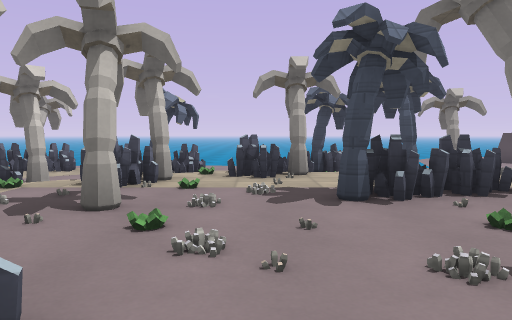
[1] (above)

24 first-person views from a walk through a Godot game level. The camera is 1.2 m above the floor, tilts 4° down and sees 70° across. The floor is counted in squares, 1.69 m on a side. Each view is taken from the middle of a square. On the plan, view 1 faces up. The plan holds only what a view shows up to about 11 squares ahead; the rest is blank. The place goes on beyond the plan. Characters and animated objects are left out. Some surface patterns are stand-ins.

[2]
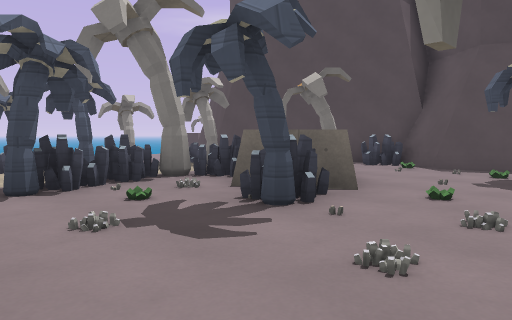

[3]
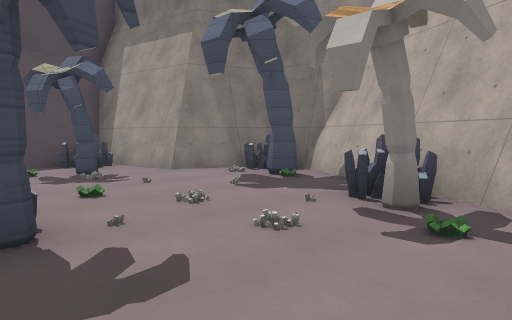

[4]
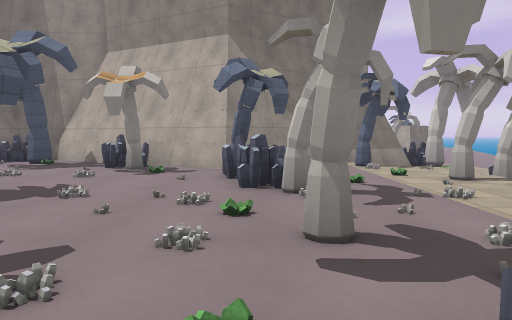

[5]
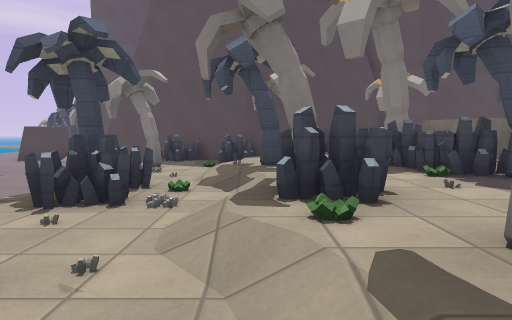

[6]
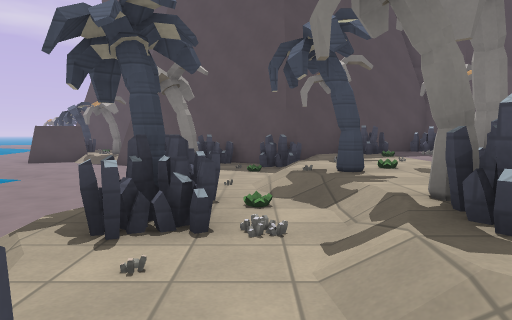

[7]
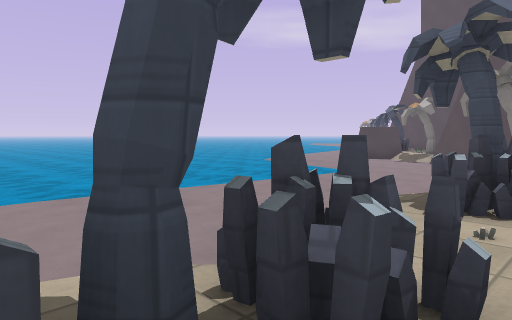

[8]
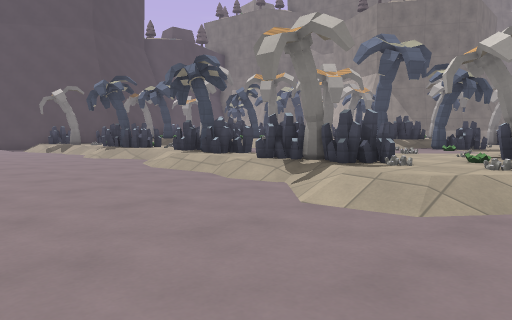

[9]
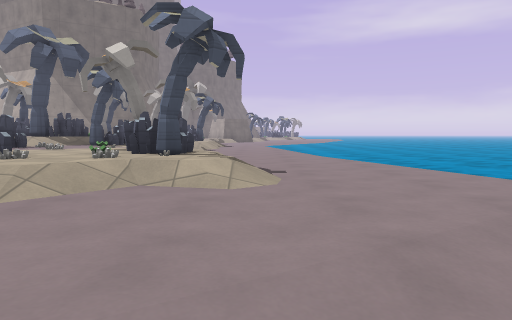

[10]
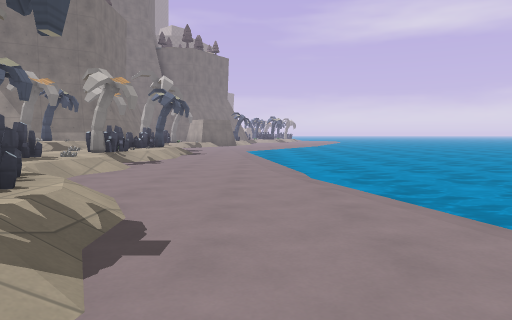

[11]
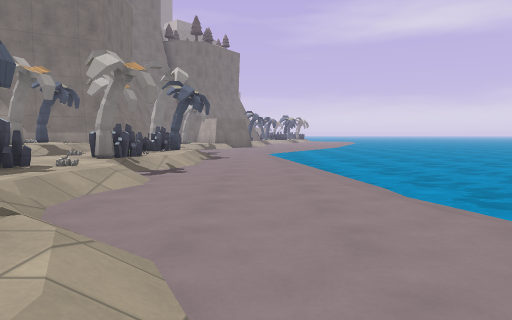

[12]
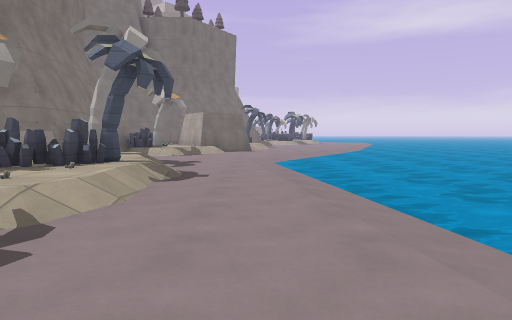

[13]
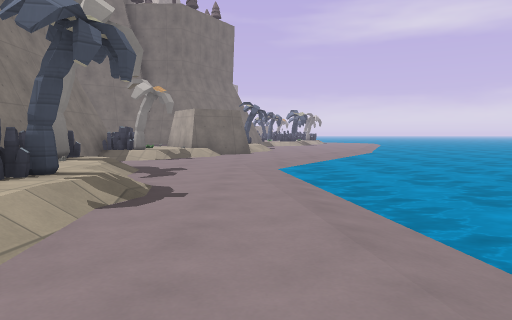

[14]
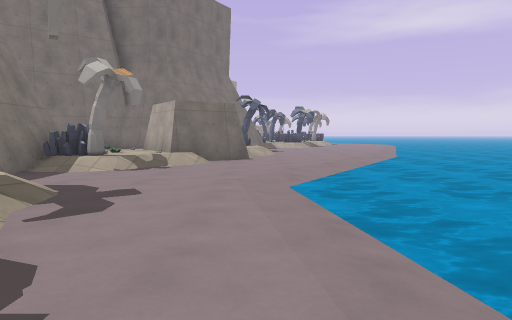

[15]
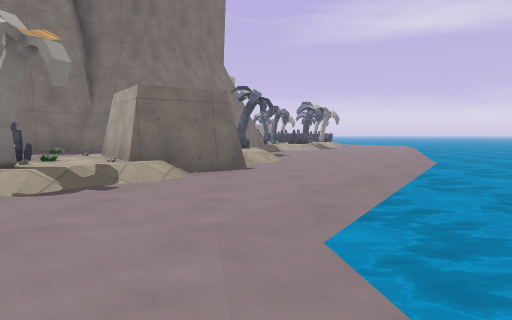

[16]
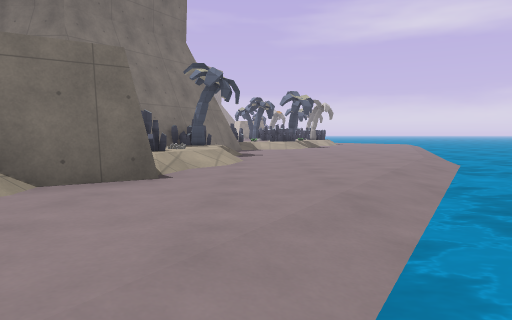

[17]
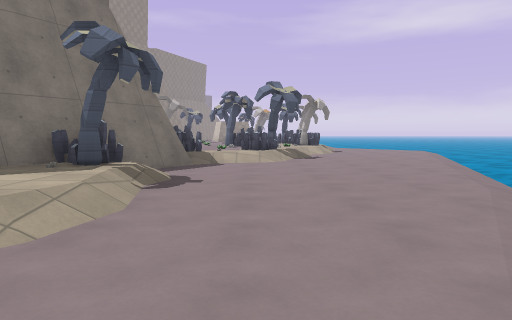

[18]
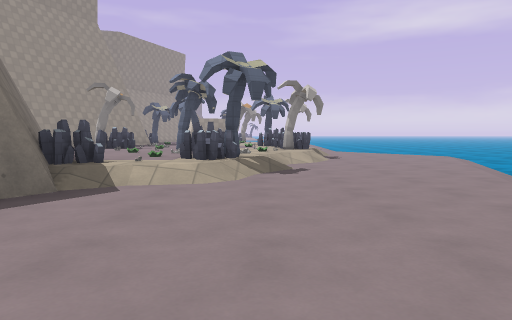

[19]
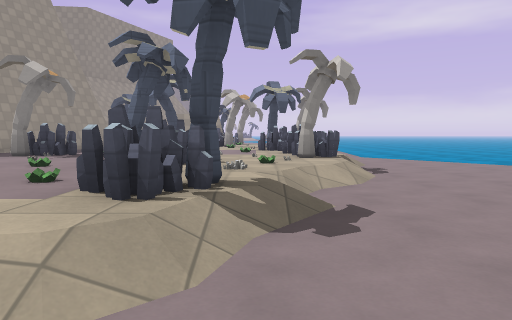

[20]
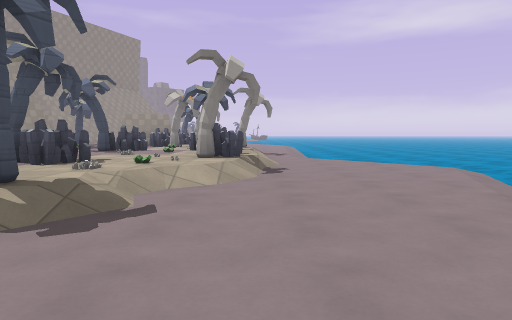

[21]
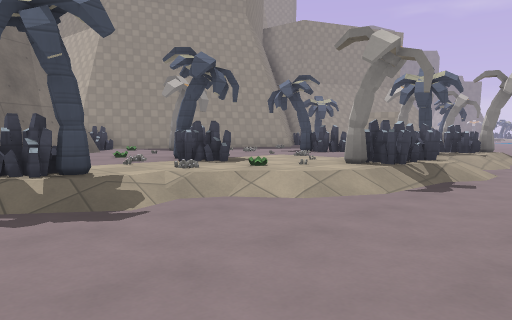

[22]
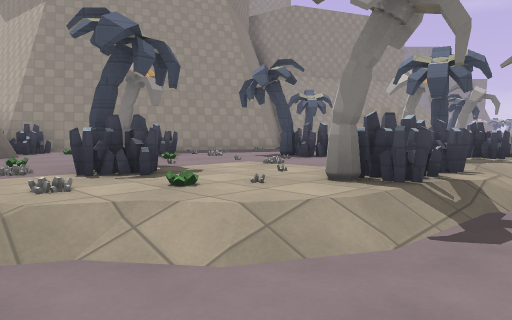

[23]
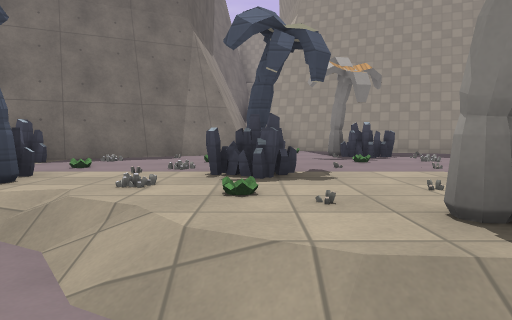

[24]
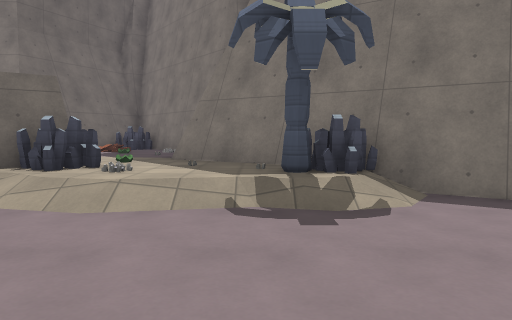

### Floor plan
Key: @ floor where view 1 was taken; # wall or solid block; x gap in a wall; . main floor; : floor 0.25 m higher than the main floor; - floor 0.25 m lower than the main floor; + floor 0.5 m higher than the main floor; * floor 0.75 m higher than the main floor; / step, stairs or slope; = window, fence, low wall or low ledge; ~ water the walk can cross; ≈ water the walk keeps out of; ^ raised ledge; P plant; O other object.
Columns run from 21 left of view 1 to 9 right of it. Each row starts with its distance up from view 1.
 20                     ≈≈
 19                     ≈≈≈
 18                     ≈≈≈
 17                     ≈≈  ≈
 16                    ≈≈≈ ≈≈≈
 15                    ~~~~~~~~  ..
 14            ~////   ./ //~~ ~/..
 13           //................/..
 12          /....................
 11          ....//...............#
 10         ...//:://///.////// /##
  9        ~/..//P:#==##/:#=//#:##
  8        ~/...#=::::::/:=P/:O##
  7       ≈~/.../#:/  :/P##/#*/###
  6      ≈≈~~..../::/#//*#**P*#**#
  5      ≈≈≈~/.../:O//P#P*P##**O=##
  4     ≈≈≈≈~/.../:#////**x##= ***#
  3     ≈≈≈≈~/...////#**P**Px^^#*##
  2     ≈≈≈≈~~..../: *******#^^**##
  1    ≈≈≈≈≈~~.../#=/***=********##
  0    ≈≈≈≈≈~~/..:::/#O #@***P* O*#
 -1     ≈≈≈≈~~/../=#/** x*P*****###
 -2     ≈≈≈≈~~/..:#+//# ###=****##
 -3       ≈≈≈~/../::   ## ##*#*##
 -4      ≈≈≈≈~~../::##     #####
 -5      ≈≈≈≈~~...:##
 -6     ≈≈≈≈≈~~...//#
 -7     ≈≈≈≈≈~~/....#
 -8     ≈≈≈≈~~/...//#
 -9     ≈≈≈≈~~...//##
-10      ≈≈~~/.../:O#
-11     ≈≈~~/...##:::##
-12     ≈≈~~/...###:: #
-13      ~~/.../##::O:#
-14     ≈~~....:/O:::##
-15     ≈~-....:::####
-16     ~~...../:##
-17    ≈~/...../##
-18    ≈~/......#
-19    ~~......##
-20    ~/...../##
-21   ≈~.....::=#
-22   ~/..../=::##
-23   ~/..../:P::#
-24   ~....//:+P:####
-25  ~/.../:P##::::##
-26  ~/...//::::::O:#
-27 ≈~..../=:::O##:##
-28 ≈≈ .../=::::=::#
-29 ≈≈~ ../xO:#:::##
-30 ≈≈≈  //##==:::#

Positions as (right, up) in squares from view 1, and headings:
1: (0, 0), facing up
2: (0, -1), facing up-right
3: (0, 2), facing down-right
4: (-1, 6), facing down
5: (-3, 7), facing right
6: (-2, 8), facing right
7: (-3, 8), facing up-right
8: (-9, 14), facing down-right
9: (-10, 14), facing down
10: (-11, 11), facing down
11: (-10, 9), facing down
12: (-10, 4), facing down
13: (-10, 2), facing down
14: (-10, -1), facing down
15: (-10, -4), facing down
16: (-11, -7), facing down
17: (-12, -11), facing down
18: (-13, -15), facing down
19: (-13, -19), facing down
20: (-15, -19), facing down
21: (-17, -21), facing down-right
22: (-16, -23), facing down-right
23: (-16, -25), facing right
24: (-14, -16), facing right
